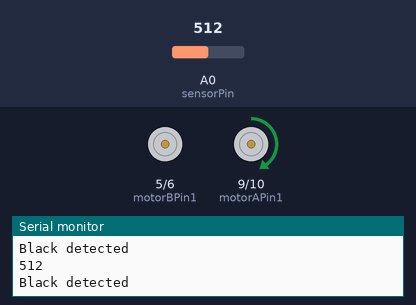
A sketch run on a simulated Arduino Uno, built with avr-gcc and run on an emulated ATmega328P. Parts: motor-driver pin pairs drawn as motors (green arrow = first pin HIGH = forward, orange = second pin HIGH = backward, longer = more drive, scaled by the enable pin), the last lines printed to the serial monitor. Inputs (shaded band) come from the test bench; at power-on: A0 (sensorPin) = 512.

Above: at 1.2 s.
1.3 s: A0 (sensorPin) set to 553
2.8 s: A0 (sensorPin) set to 582
At 3.8 s:
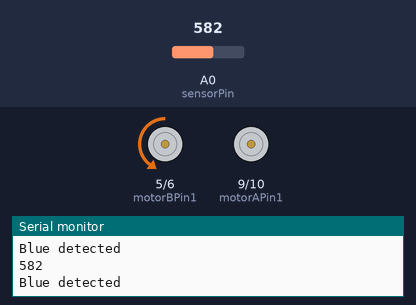
Timing chart, 0 to 5.8 s (numbered marks = the images above; inputs shaded):
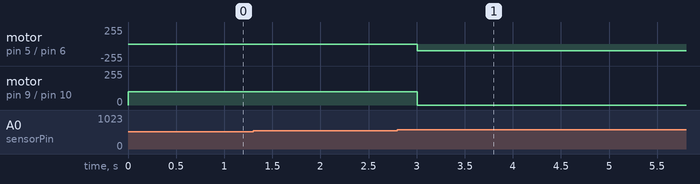

Measured:
- the behaviour switches between 569 and 570 on A0 (sensorPin) (found by bisection; images 0 and 1)
- after the input at 2.8 s, motor on pin 5 (motorBPin1) / pin 6 (motorBPin2): stopped → backward 100/255 after 0.21 s; motor on pin 9 (motorAPin1) / pin 10 (motorAPin2): forward 100/255 → stopped after 0.21 s

The sketch:

temp_line_following.ino
```cpp
const int sensorPin = A0;

//motor one
const int motorAPin1 = 9;
const int motorAPin2 = 10;
const int enableAPin1 = 11;

//motor two
const int motorBPin1 = 5;
const int motorBPin2 = 6;
const int enableBPin1 = 3;

const int RED_THRESHOLD = 630;
const int BLUE_THRESHOLD = 570;
const int YELLOW_THRESHOLD = 700;
const int range = 10; // ie threshold +/- range

void setup() {
  pinMode(motorAPin1, OUTPUT);
  pinMode(motorAPin2, OUTPUT);
  pinMode(enableAPin1, OUTPUT);

  pinMode(motorBPin1, OUTPUT);
  pinMode(motorBPin2, OUTPUT);
  pinMode(enableBPin1, OUTPUT);
  Serial.begin(9600);
}


void loop() {
  int color = detectColor();
  switch(color) {
    case 0: // Black - adjust path
      Serial.println("Black detected");
      turnLeft();
      break;
    case 1: // Red
      Serial.println("Red detected");
      turnRight();
      break;
    case 2: // Blue
      //moveForward
      Serial.println("Blue detected");
      turnRight();
      break;
    case 3: // Yellow
      Serial.println("Yellow detected");
      turnRight();
      break;
  }
  delay(250); // Short delay to prevent erratic behavior
}

int detectColor() {
  int Reflection;
  // Measure reflection from red and blue LED's
  Reflection = analogRead(sensorPin);
  Serial.println(Reflection);

  // Logic to determine color based on the reflection values
  if (Reflection >= RED_THRESHOLD && Reflection <= YELLOW_THRESHOLD) {
    return 1; // Red
  } else if (Reflection >= BLUE_THRESHOLD && Reflection <= RED_THRESHOLD) {
    return 2; // Blue
  } else if (Reflection >= YELLOW_THRESHOLD) {
    return 3; // Yellow
  } else {
    return 0; // Black or no color detected
  }
}


void forwardDirection() {
  analogWrite(motorAPin1, 150);
  digitalWrite(motorAPin2, LOW);

  digitalWrite(motorBPin1, LOW);
  analogWrite(motorBPin2, 150);

  digitalWrite(enableAPin1, HIGH); // Set speed (0 to 255)
  digitalWrite(enableBPin1, HIGH);
}


/*
 * name:      reverseDirection
 * purpose:   move the motor
 * arguments: motor speed
 * returns:   None (void)
 * effects: moves the motor backward
 */
void reverseDirection() {
  digitalWrite(motorAPin1, LOW);
  analogWrite(motorAPin2, 150);

  analogWrite(motorBPin1, 150);
  digitalWrite(motorBPin2, LOW);

  digitalWrite(enableAPin1, HIGH); //right min 130
  digitalWrite(enableBPin1, HIGH); // left
}

void turnLeft() {
  analogWrite(motorAPin1, 100);
  digitalWrite(motorAPin2, LOW);
  digitalWrite(enableAPin1, HIGH);

  // analogWrite(motorBPin1, 100);
  analogWrite(motorBPin1, LOW);
  digitalWrite(motorBPin2, LOW);
  digitalWrite(enableBPin1, HIGH);
}

void turnRight() {
  digitalWrite(motorAPin1, LOW);
  // analogWrite(motorAPin2, 100);
  analogWrite(motorAPin2, LOW);
  digitalWrite(enableAPin1, HIGH);

  digitalWrite(motorBPin1, LOW);
  analogWrite(motorBPin2, 100);
  digitalWrite(enableBPin1, HIGH);
}

void slightLeft() {
  analogWrite(motorAPin1, 150);
  digitalWrite(motorAPin2, LOW);

  digitalWrite(motorBPin1, LOW);
  analogWrite(motorBPin2, 120);

  digitalWrite(enableAPin1, HIGH);
  digitalWrite(enableBPin1, HIGH);
}

void slightRight() {
  analogWrite(motorAPin1, 120);
  digitalWrite(motorAPin2, LOW);

  digitalWrite(motorBPin1, LOW);
  analogWrite(motorBPin2, 100);

  digitalWrite(enableAPin1, HIGH); // Set speed (0 to 255)
  digitalWrite(enableBPin1, HIGH);
}

/*
 * name:      stopMotor
 * purpose:   stop the motor
 * arguments: None
 * returns:   None (void)
 */
void stopMotor() {
  //stop motor A
  digitalWrite(motorAPin1, LOW);
  digitalWrite(motorAPin2, LOW);

  //stop motor B
  digitalWrite(motorBPin1, LOW);
  digitalWrite(motorBPin2, LOW);
}
```
